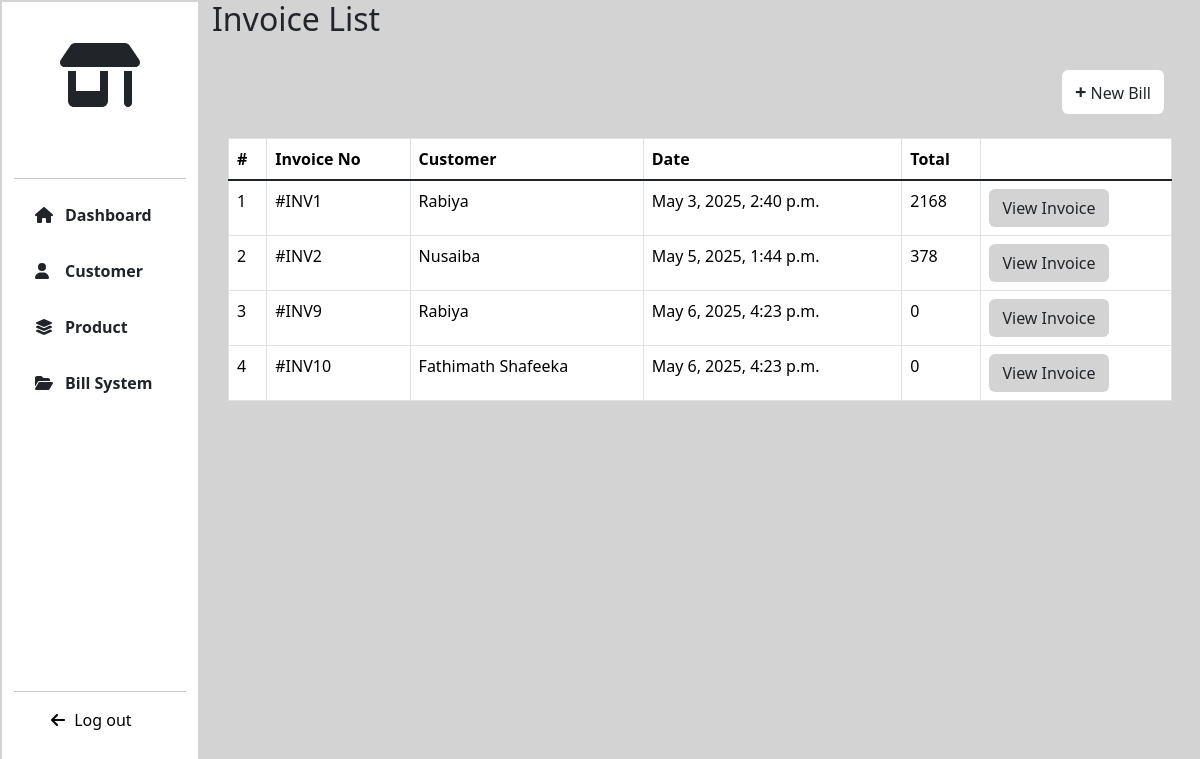
/BILLING/, run on the app's committed database.
### BILLING/models.py (models this page shows, shortened)
class Invoice(models.Model):
    customer=models.ForeignKey(Customer,on_delete=models.CASCADE)
    date=models.DateTimeField(auto_now_add=True)
    gst_percentage=models.IntegerField(default=5)
    grand_total=models.IntegerField(default=0)

### CUSTOMER/models.py (models this page shows, shortened)
class Customer(models.Model):
    fullname=models.CharField(max_length=255)
    phone=models.IntegerField()
    address=models.TextField()

### BILLING/views.py (the view)
# urls.py: path('',views.invoices,name="invoices"),
def invoices(request):
    invoices=Invoice.objects.all()
    return render(request,"invoices.html",locals())

### Templates/invoices.html (shortened to what this page needs)
{% extends 'extends.html' %}
{% load static %}
{% block link %}
<link rel="stylesheet" href="{% static '/CSS/product.css' %}">
{% endblock %}
{% block content %}
<div class="col-lg-10 col-md-9 col-sm-9 page-col">
   <h2>Invoice List</h2>
   <div class="add-product">
    <div class="button p-4">
        <a href="{% url 'create_invoice' %}" class="btn btn-add-product"><strong class="add-icon">+</strong> New Bill</a>
    </div>
   </div>
   {% if invoices %}
    <div class="table-div">
        <div class="table-responsive" >
        <table class="table table-hover table-bordered">
            <thead>
                <tr>
                    <th scope="col">#</th>
                    <th scope="col">Invoice No</th>
                    <th scope="col">Customer</th>
                    <th scope="col">Date</th>
                    <th scope="col">Total</th>
                    <th scope="col"></th>
                </tr>
                </thead>
                <tbody class="table-group-divider">
                {% for invoice in invoices %}
                    <tr>
                        <td class="text-nowrap">{{ forloop.counter }}</td>
                        <td class="text-nowrap">#INV{{ invoice.id }}</td>
                        <td class="text-nowrap">{{ invoice.customer.fullname }}</td>
                        <td class="text-nowrap">{{ invoice.date }}</td>
                        <td class="text-nowrap">{{ invoice.grand_total }}</td>
                        <td class="text-nowrap"><a href="{% url 'view_invoice' invoice.id %}" class="btn btn-product">View Invoice</a></td>
                    </tr>
                {% endfor %}
                </tbody>
        </table>
        </div>
    </div>
   {% else %}
    <div class="else">
            <div class="p-4 text-center text-box">
            <h4>No Invoice found!</h4>
            </div>
    </div>
   {% endif %}
</div>
{% endblock %}

### static/CSS/index.css (style rules this page uses)
body { margin: 0px; padding: 0px; box-sizing: border-box; }

### static/CSS/dashboard.css (style rules this page uses)
.table-responsive { width: 100%; overflow-x: auto; }
.page-col { background-color: lightgray; margin-left: auto; }
.table-div { padding: 4rem 1rem; }

### static/CSS/product.css (style rules this page uses)
.add-product .button { text-align:right; }
.btn-add-product { background-color:#fff !important; }
.add-icon { font-size:20px; }
.table-div { padding-top:0px; }
.btn-product { background-color:lightgray !important; }
.table-responsive { width: 100%; overflow-x: auto; }

### data on the page
Invoice: id "1", customer.fullname "Rabiya", date "May 3, 2025, 2:40 p.m.", grand_total "2168"
Invoice: id "2", customer.fullname "Nusaiba", date "May 5, 2025, 1:44 p.m.", grand_total "378"
Invoice: id "9", customer.fullname "Rabiya", date "May 6, 2025, 4:23 p.m.", grand_total "0"
Invoice: id "10", customer.fullname "Fathimath Shafeeka", date "May 6, 2025, 4:23 p.m.", grand_total "0"
